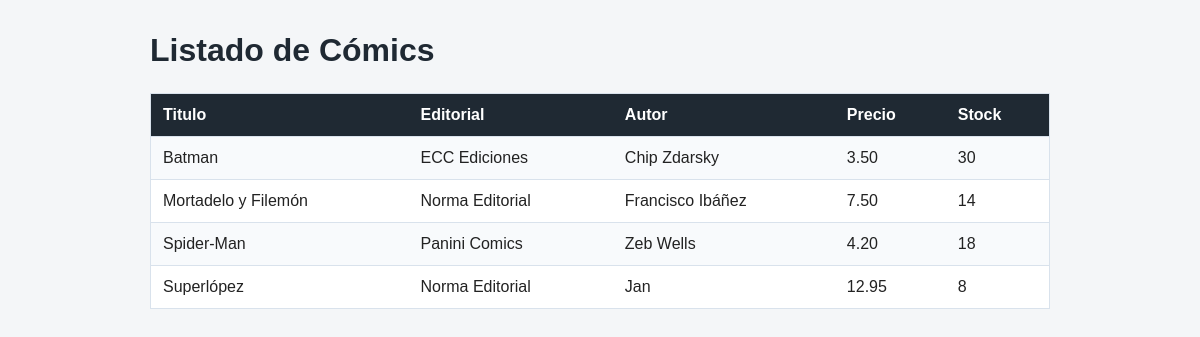
The page /practica_puente_php-mariaDB/listado_comics.php on the database its author committed.
### tables this page shows
CREATE TABLE `comics` (
  `id_comic` int(11) NOT NULL,
  `titulo_comic` varchar(120) NOT NULL,
  `numero` int(11) NOT NULL,
  `precio` decimal(6,2) NOT NULL,
  `descuento` decimal(5,2) DEFAULT NULL,
  `stock` int(11) NOT NULL,
  `fecha_publicacion` date NOT NULL,
  `guionista` varchar(80) DEFAULT NULL,
  `sinopsis` text DEFAULT NULL,
  `editorial_texto` varchar(80) DEFAULT NULL,
  `autor_principal` varchar(100) DEFAULT NULL,
  `dibujante` varchar(100) DEFAULT NULL,
  `colorista` varchar(100) DEFAULT NULL,
  `entintador` varchar(100) DEFAULT NULL,
  `nacionalidad_autor` varchar(60) DEFAULT NULL,
  `fecha_nacimiento_autor` date DEFAULT NULL,
  `id_editorial` int(11) DEFAULT NULL
);

CREATE TABLE `editoriales` (
  `id_editorial` int(11) NOT NULL,
  `nombre` varchar(80) NOT NULL,
  `pais` varchar(70) NOT NULL,
  `fundacion` date NOT NULL,
  `web` varchar(120) DEFAULT NULL
);

CREATE TABLE `autores` (
  `id_autor` int(11) NOT NULL,
  `nombre` varchar(100) NOT NULL,
  `nacionalidad` varchar(60) NOT NULL,
  `fecha_nacimiento` date DEFAULT NULL,
  `especialidad` varchar(40) DEFAULT NULL
);

### practica_puente_php-mariaDB/listado_comics.php (the view, shortened to what this page needs)
<?php
    include_once "conexiones.php";
    $sql =
        "select c.titulo_comic as 'titulo', c.precio as 'precio', c.stock as 'stock',
        e.nombre as 'editorial', a.nombre as 'autor'
        from comics as c inner join editoriales as e
        on c.id_editorial = e.id_editorial inner join comic_autoria as ca
        on c.id_comic = ca.id_comic inner join autores as a
        on ca.id_autor = a.id_autor
        where ca.rol = 'Guionista'
        order by c.titulo_comic asc;";
    $resultado = $conexion->query($sql);
?>
<!DOCTYPE html>
<html lang="es">
<head>
    <link rel="stylesheet" href="./styles.css">
</head>
<body>
    <h1>Listado de Cómics</h1>
    <table>
        <tr>
            <th>Titulo</th>
            <th>Editorial</th>
            <th>Autor</th>
            <th>Precio</th>
            <th>Stock</th>
        </tr>
        <?php
            if($resultado->num_rows >0){
                while($fila = $resultado->fetch_assoc()){
                    echo
                    "<tr>
                        <td>" . $fila["titulo"] . "</td>
                        <td>" . $fila["editorial"] . "</td>
                        <td>" . $fila["autor"] . "</td>
                        <td>" . $fila["precio"] . "</td>
                        <td>" . $fila["stock"] . "</td>
                    </tr>";
                }
            }else{
                echo "<tr><td colspan='5'>No hay resultados</td></tr>";
            }
        ?>
    </table>
</body>
</html>

### practica_puente_php-mariaDB/styles.css (style rules this page uses)
* { box-sizing: border-box; }
body { margin: 0; padding: 32px 16px; background-color: #f4f6f8; color: #222; font-family: Arial, Helvetica, sans-serif; }
h1 { max-width: 900px; margin: 0 auto 24px; color: #1f2933; font-size: 32px; }
table { width: 100%; max-width: 900px; margin: 0 auto; border-collapse: collapse; background-color: #fff; border: 1px solid #d9e2ec; }
th, td { padding: 12px; border-bottom: 1px solid #d9e2ec; text-align: left; }
th { background-color: #1f2933; color: #fff; }
tr:nth-child(even) { background-color: #f8fafc; }

### rows shown on the page
comics: titulo_comic "Batman", id_editorial.nombre "ECC Ediciones", autores.nombre "Chip Zdarsky", precio "3.50", stock "30"
comics: titulo_comic "Mortadelo y Filemón", id_editorial.nombre "Norma Editorial", autores.nombre "Francisco Ibáñez", precio "7.50", stock "14"
comics: titulo_comic "Spider-Man", id_editorial.nombre "Panini Comics", autores.nombre "Zeb Wells", precio "4.20", stock "18"
comics: titulo_comic "Superlópez", id_editorial.nombre "Norma Editorial", autores.nombre "Jan", precio "12.95", stock "8"
